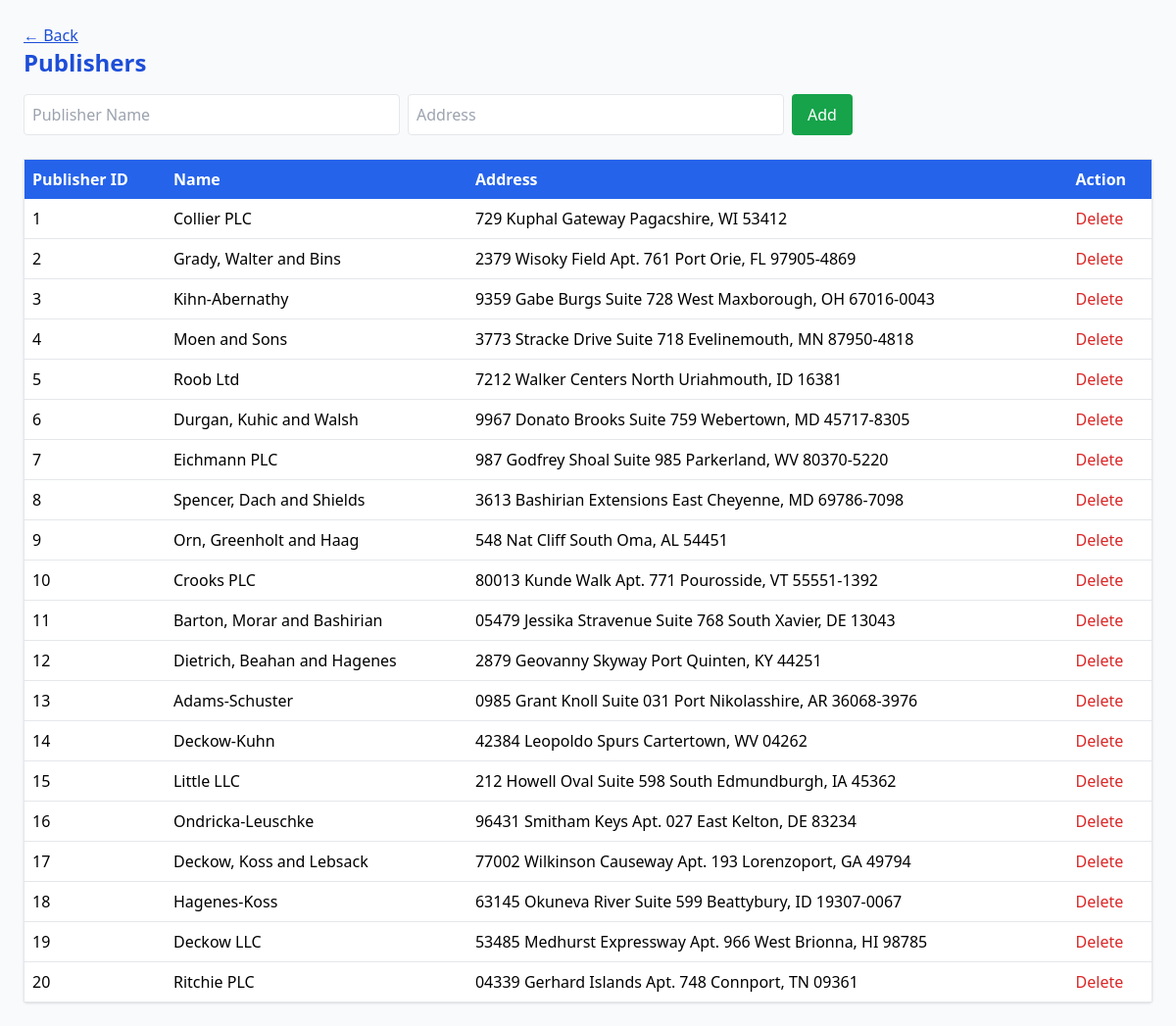
The page /publishers.php on the database its author committed.
### tables this page shows
CREATE TABLE `publisher` (
  `pub_id` int(11) NOT NULL,
  `name` varchar(100) NOT NULL,
  `address` text DEFAULT NULL
);

### publishers.php (the view, shortened to what this page needs)
<?php include 'config.php'; ?>
<!DOCTYPE html>
<html lang="en">
<head>
  <script src="https://cdn.tailwindcss.com"></script>
  <link rel="stylesheet" href="style.css">
</head>
<body class="bg-gray-50 p-6">
  <a href="index.php" class="text-blue-700 underline">← Back</a>
  <h1 class="text-2xl font-bold mb-4 text-blue-700">Publishers</h1>
  <form action="add_record.php" method="POST" class="mb-6 flex flex-wrap gap-2">
    <input name="name" placeholder="Publisher Name" class="border p-2 rounded w-1/3">
    <input name="address" placeholder="Address" class="border p-2 rounded w-1/3">
    <button class="bg-green-600 text-white px-4 rounded hover:bg-green-700">Add</button>
  </form>
  <table class="w-full border bg-white rounded shadow">
    <tr class="bg-blue-600 text-white text-left">
      <th class="p-2">Publisher ID</th>
      <th class="p-2">Name</th>
      <th class="p-2">Address</th>
      <th class="p-2">Action</th>
    </tr>
    <?php
    $res = $conn->query("SELECT * FROM PUBLISHER");
    while ($row = $res->fetch_assoc()) {
        echo "<tr class='border-b hover:bg-gray-100'>";
        echo "<td class='p-2'>{$row['pub_id']}</td>";
        echo "<td class='p-2'>{$row['name']}</td>";
        echo "<td class='p-2'>{$row['address']}</td>";
        echo "<td class='p-2'><a href='delete_record.php?table=publisher&id={$row['pub_id']}' class='text-red-600 hover:underline'>Delete</a></td>";
        echo "</tr>";
    }
    ?>
  </table>
</body>
</html>

### rows shown on the page
publisher: pub_id "1", name "Collier PLC", address "729 Kuphal Gateway Pagacshire, WI 53412"
publisher: pub_id "2", name "Grady, Walter and Bins", address "2379 Wisoky Field Apt. 761 Port Orie, FL 97905-4869"
publisher: pub_id "3", name "Kihn-Abernathy", address "9359 Gabe Burgs Suite 728 West Maxborough, OH 67016-0043"
publisher: pub_id "4", name "Moen and Sons", address "3773 Stracke Drive Suite 718 Evelinemouth, MN 87950-4818"
publisher: pub_id "5", name "Roob Ltd", address "7212 Walker Centers North Uriahmouth, ID 16381"
publisher: pub_id "6", name "Durgan, Kuhic and Walsh", address "9967 Donato Brooks Suite 759 Webertown, MD 45717-8305"
publisher: pub_id "7", name "Eichmann PLC", address "987 Godfrey Shoal Suite 985 Parkerland, WV 80370-5220"
publisher: pub_id "8", name "Spencer, Dach and Shields", address "3613 Bashirian Extensions East Cheyenne, MD 69786-7098"
publisher: pub_id "9", name "Orn, Greenholt and Haag", address "548 Nat Cliff South Oma, AL 54451"
publisher: pub_id "10", name "Crooks PLC", address "80013 Kunde Walk Apt. 771 Pourosside, VT 55551-1392"
publisher: pub_id "11", name "Barton, Morar and Bashirian", address "05479 Jessika Stravenue Suite 768 South Xavier, DE 13043"
publisher: pub_id "12", name "Dietrich, Beahan and Hagenes", address "2879 Geovanny Skyway Port Quinten, KY 44251"
publisher: pub_id "13", name "Adams-Schuster", address "0985 Grant Knoll Suite 031 Port Nikolasshire, AR 36068-3976"
publisher: pub_id "14", name "Deckow-Kuhn", address "42384 Leopoldo Spurs Cartertown, WV 04262"
publisher: pub_id "15", name "Little LLC", address "212 Howell Oval Suite 598 South Edmundburgh, IA 45362"
publisher: pub_id "16", name "Ondricka-Leuschke", address "96431 Smitham Keys Apt. 027 East Kelton, DE 83234"
publisher: pub_id "17", name "Deckow, Koss and Lebsack", address "77002 Wilkinson Causeway Apt. 193 Lorenzoport, GA 49794"
publisher: pub_id "18", name "Hagenes-Koss", address "63145 Okuneva River Suite 599 Beattybury, ID 19307-0067"
publisher: pub_id "19", name "Deckow LLC", address "53485 Medhurst Expressway Apt. 966 West Brionna, HI 98785"
publisher: pub_id "20", name "Ritchie PLC", address "04339 Gerhard Islands Apt. 748 Connport, TN 09361"
